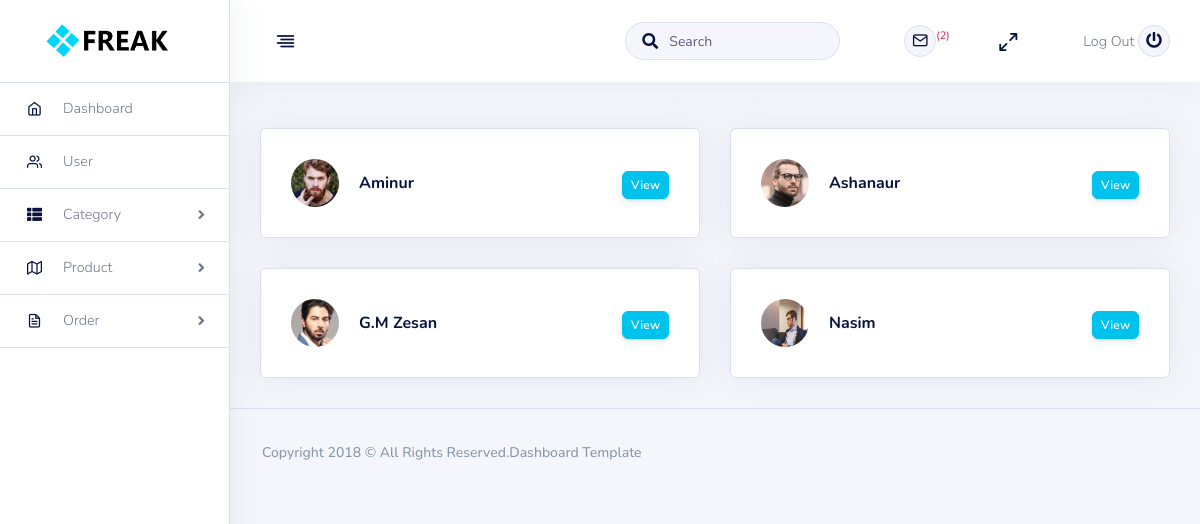
The page /admin/user.php (signed in) on the database its author committed.
### tables this page shows
CREATE TABLE `tbl_customer` (
  `customer_Id` int(11) NOT NULL,
  `customer_Fname` varchar(50) NOT NULL,
  `customer_Email` varchar(50) NOT NULL,
  `customer_Password` varchar(255) NOT NULL,
  `customer_Phone` varchar(20) NOT NULL,
  `customer_Image` varchar(50) NOT NULL,
  `customer_Country` varchar(50) NOT NULL,
  `customer_Division` varchar(50) NOT NULL,
  `customer_Upzila` varchar(100) NOT NULL,
  `customer_Postal` varchar(10) NOT NULL
);

### admin/main.php (called while the page is built, shortened)
<?php
    class Main{
        protected $host = 'localhost';
        protected $user = 'root';
        protected $pw = '';
        protected $db = 'db_freak';
        public $connect;
        public function __construct(){
            $this->connect = new mysqli($this->host,$this->user,$this->pw,$this->db);
            return $this->connect;
        }
        public function userlist(){
            $this->sql = "SELECT * FROM tbl_customer ORDER by customer_Fname ASC";
            $this->result = $this->connect->query($this->sql);
            if($this->result == true){
                return $this->result;
            }
            else {
                echo "Error";
            }
        }
    }
?>

### admin/user.php (the view)
<?php
	include('inc/header.php');
	include 'main.php';
    $obj = new Main;
    $cus_data = $obj->userlist();
?>
<div class="container-fluid pt-8">
	<div class="row tab-pane">
		<div class="col-md-12">
			<div class="content content-full-width" id="content">
				<div class="profile-content">
					<div class="tab-content p-0">
						<div class="tab-pane fade in active show" id="profile-friends">
							<div class="row">
	<?php
		if($cus_data->num_rows>0){
			while($cus_row = $cus_data->fetch_object()){
	?>
								<div class="col-md-6">
									<div class="card border shadow">
										<div class="media card-body media-xs overflow-visible">
											<a class="media-left" href="javascript:;"><img alt="" class="avatar avatar-md img-circle" src="../asset/upload/<?php echo $cus_row->customer_Image; ?>"></a>
											<div class="media-body valign-middle">
												<b class="text-inverse"><?php echo $cus_row->customer_Fname; ?></b>
											</div>
											<div class="media-body valign-middle text-right overflow-visible">
												<div class="btn-group">
													<a href="user_view.php?id=<?php echo $cus_row->customer_Id; ?>">
														<button class="btn btn-sm btn-primary" type="button">View</button>
													</a>
												</div>
											</div>
										</div>
									</div>
								</div>
	<?php
			}
		}
	?>
							</div>
						</div>
					</div>
				</div>
			</div>
		</div>
	</div>
</div>
<?php
	include('inc/footer.php');
?>

### rows shown on the page
tbl_customer: customer_Image (picture), customer_Fname "Aminur"
tbl_customer: customer_Image (picture), customer_Fname "Ashanaur"
tbl_customer: customer_Image (picture), customer_Fname "G.M Zesan"
tbl_customer: customer_Image (picture), customer_Fname "Nasim"

### other values the page prints
$count "2"
